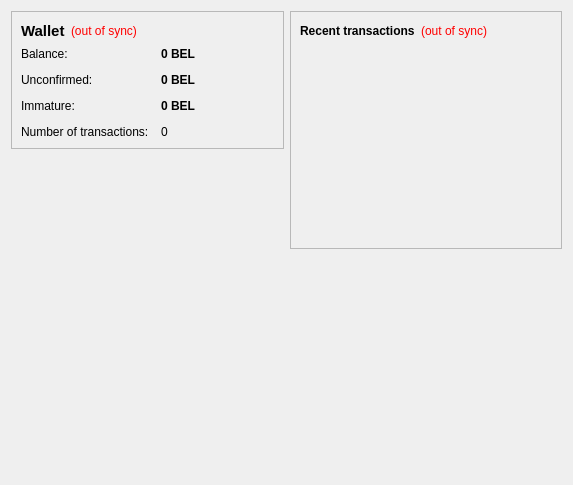
<?xml version="1.0" encoding="UTF-8"?>
<ui version="4.0">
 <class>OverviewPage</class>
 <widget class="QWidget" name="OverviewPage">
  <property name="geometry">
   <rect>
    <x>0</x>
    <y>0</y>
    <width>573</width>
    <height>485</height>
   </rect>
  </property>
  <property name="windowTitle">
   <string>Form</string>
  </property>
  <layout class="QHBoxLayout" name="horizontalLayout" stretch="1,1">
   <item>
    <layout class="QVBoxLayout" name="verticalLayout_2">
     <item>
      <widget class="QFrame" name="frame">
       <property name="frameShape">
        <enum>QFrame::StyledPanel</enum>
       </property>
       <property name="frameShadow">
        <enum>QFrame::Raised</enum>
       </property>
       <layout class="QVBoxLayout" name="verticalLayout_4">
        <item>
         <layout class="QHBoxLayout" name="horizontalLayout_4">
          <item>
           <widget class="QLabel" name="label_5">
            <property name="font">
             <font>
              <pointsize>11</pointsize>
              <weight>75</weight>
              <bold>true</bold>
             </font>
            </property>
            <property name="text">
             <string>Wallet</string>
            </property>
           </widget>
          </item>
          <item>
           <widget class="QLabel" name="labelWalletStatus">
            <property name="toolTip">
             <string>The displayed information may be out of date. Your wallet automatically synchronizes with the ekrona network after a connection is established, but this process has not completed yet.</string>
            </property>
            <property name="styleSheet">
             <string notr="true">QLabel { color: red; }</string>
            </property>
            <property name="text">
             <string notr="true">(out of sync)</string>
            </property>
            <property name="alignment">
             <set>Qt::AlignLeading|Qt::AlignLeft|Qt::AlignVCenter</set>
            </property>
           </widget>
          </item>
          <item>
           <spacer name="horizontalSpacer_2">
            <property name="orientation">
             <enum>Qt::Horizontal</enum>
            </property>
            <property name="sizeHint" stdset="0">
             <size>
              <width>40</width>
              <height>20</height>
             </size>
            </property>
           </spacer>
          </item>
         </layout>
        </item>
        <item>
         <layout class="QFormLayout" name="formLayout_2">
          <property name="fieldGrowthPolicy">
           <enum>QFormLayout::AllNonFixedFieldsGrow</enum>
          </property>
          <property name="horizontalSpacing">
           <number>12</number>
          </property>
          <property name="verticalSpacing">
           <number>12</number>
          </property>
          <item row="0" column="0">
           <widget class="QLabel" name="label">
            <property name="text">
             <string>Balance:</string>
            </property>
           </widget>
          </item>
          <item row="0" column="1">
           <widget class="QLabel" name="labelBalance">
            <property name="font">
             <font>
              <weight>75</weight>
              <bold>true</bold>
             </font>
            </property>
            <property name="cursor">
             <cursorShape>IBeamCursor</cursorShape>
            </property>
            <property name="toolTip">
             <string>Your current balance</string>
            </property>
            <property name="text">
             <string notr="true">0 BEL</string>
            </property>
            <property name="textInteractionFlags">
             <set>Qt::LinksAccessibleByMouse|Qt::TextSelectableByKeyboard|Qt::TextSelectableByMouse</set>
            </property>
           </widget>
          </item>
          <item row="1" column="0">
           <widget class="QLabel" name="label_3">
            <property name="text">
             <string>Unconfirmed:</string>
            </property>
           </widget>
          </item>
          <item row="1" column="1">
           <widget class="QLabel" name="labelUnconfirmed">
            <property name="font">
             <font>
              <weight>75</weight>
              <bold>true</bold>
             </font>
            </property>
            <property name="cursor">
             <cursorShape>IBeamCursor</cursorShape>
            </property>
            <property name="toolTip">
             <string>Total of transactions that have yet to be confirmed, and do not yet count toward the current balance</string>
            </property>
            <property name="text">
             <string notr="true">0 BEL</string>
            </property>
            <property name="textInteractionFlags">
             <set>Qt::LinksAccessibleByMouse|Qt::TextSelectableByKeyboard|Qt::TextSelectableByMouse</set>
            </property>
           </widget>
          </item>
          <item row="3" column="0">
           <widget class="QLabel" name="label_2">
            <property name="text">
             <string>Number of transactions:</string>
            </property>
           </widget>
          </item>
          <item row="3" column="1">
           <widget class="QLabel" name="labelNumTransactions">
            <property name="toolTip">
             <string>Total number of transactions in wallet</string>
            </property>
            <property name="text">
             <string notr="true">0</string>
            </property>
           </widget>
          </item>
          <item row="2" column="0">
           <widget class="QLabel" name="labelImmatureText">
            <property name="text">
             <string>Immature:</string>
            </property>
           </widget>
          </item>
          <item row="2" column="1">
           <widget class="QLabel" name="labelImmature">
            <property name="font">
             <font>
              <weight>75</weight>
              <bold>true</bold>
             </font>
            </property>
            <property name="toolTip">
             <string>Mined balance that has not yet matured</string>
            </property>
            <property name="text">
             <string notr="true">0 BEL</string>
            </property>
            <property name="textInteractionFlags">
             <set>Qt::LinksAccessibleByMouse|Qt::TextSelectableByKeyboard|Qt::TextSelectableByMouse</set>
            </property>
           </widget>
          </item>
         </layout>
        </item>
       </layout>
      </widget>
     </item>
     <item>
      <spacer name="verticalSpacer">
       <property name="orientation">
        <enum>Qt::Vertical</enum>
       </property>
       <property name="sizeHint" stdset="0">
        <size>
         <width>20</width>
         <height>40</height>
        </size>
       </property>
      </spacer>
     </item>
     <item>
      <widget class="QLabel" name="label_6">
       <property name="text">
        <string/>
       </property>
      </widget>
     </item>
    </layout>
   </item>
   <item>
    <layout class="QVBoxLayout" name="verticalLayout_3">
     <item>
      <widget class="QFrame" name="frame_2">
       <property name="frameShape">
        <enum>QFrame::StyledPanel</enum>
       </property>
       <property name="frameShadow">
        <enum>QFrame::Raised</enum>
       </property>
       <layout class="QVBoxLayout" name="verticalLayout">
        <item>
         <layout class="QHBoxLayout" name="horizontalLayout_2">
          <item>
           <widget class="QLabel" name="label_4">
            <property name="text">
             <string>&lt;b&gt;Recent transactions&lt;/b&gt;</string>
            </property>
           </widget>
          </item>
          <item>
           <widget class="QLabel" name="labelTransactionsStatus">
            <property name="toolTip">
             <string>The displayed information may be out of date. Your wallet automatically synchronizes with the ekrona network after a connection is established, but this process has not completed yet.</string>
            </property>
            <property name="styleSheet">
             <string notr="true">QLabel { color: red; }</string>
            </property>
            <property name="text">
             <string notr="true">(out of sync)</string>
            </property>
            <property name="alignment">
             <set>Qt::AlignRight|Qt::AlignTrailing|Qt::AlignVCenter</set>
            </property>
           </widget>
          </item>
          <item>
           <spacer name="horizontalSpacer">
            <property name="orientation">
             <enum>Qt::Horizontal</enum>
            </property>
            <property name="sizeHint" stdset="0">
             <size>
              <width>40</width>
              <height>20</height>
             </size>
            </property>
           </spacer>
          </item>
         </layout>
        </item>
        <item>
         <widget class="QListView" name="listTransactions">
          <property name="styleSheet">
           <string notr="true">QListView { background: transparent; }</string>
          </property>
          <property name="frameShape">
           <enum>QFrame::NoFrame</enum>
          </property>
          <property name="verticalScrollBarPolicy">
           <enum>Qt::ScrollBarAlwaysOff</enum>
          </property>
          <property name="horizontalScrollBarPolicy">
           <enum>Qt::ScrollBarAlwaysOff</enum>
          </property>
          <property name="selectionMode">
           <enum>QAbstractItemView::NoSelection</enum>
          </property>
         </widget>
        </item>
       </layout>
      </widget>
     </item>
     <item>
      <spacer name="verticalSpacer_2">
       <property name="orientation">
        <enum>Qt::Vertical</enum>
       </property>
       <property name="sizeHint" stdset="0">
        <size>
         <width>20</width>
         <height>40</height>
        </size>
       </property>
      </spacer>
     </item>
    </layout>
   </item>
  </layout>
 </widget>
 <resources/>
 <connections/>
</ui>
